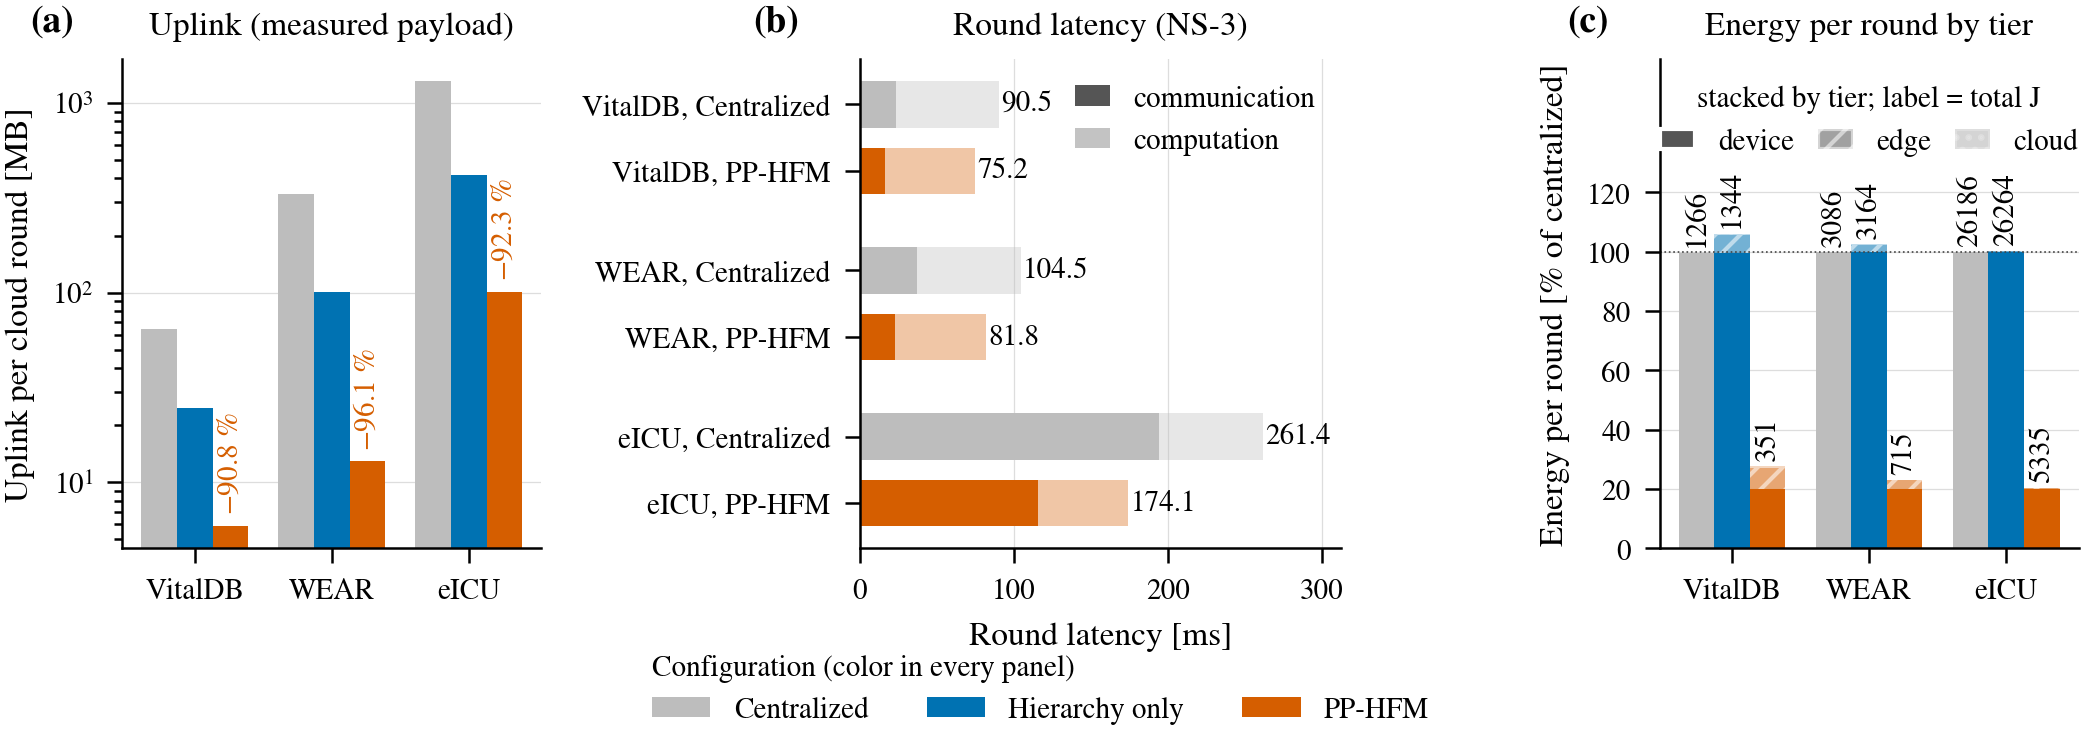

Source code (Python):
"""fig09_system_cost.py — Fig. 9: system cost per deployment (paper/figs.md, Fig. 9).

(a) uplink per cloud round, measured from the deployed compressor
    (results/phase5/uplink_measured_<ds>.json);
(b) round latency, communication + compute, packet-level NS-3
    (results/ns3/ns3_results_<ds>.csv, mean over rounds);
(c) energy per round by tier, CloudSim (results/cloudsim/cloudsim_results_<ds>.csv),
    shown as a share of the centralized total with the absolute value printed.

A deployment appears in a panel only when its result file exists, so eICU
fills in by itself once its NS-3 run has written ns3_results_eicu.csv."""
import csv
import json
from collections import defaultdict
import numpy as np
from _figstyle import plt, RES, DOUBLE, C, NAME, panel, ygrid, save

DS = ("vitaldb", "wear", "eicu")
SHORT = dict(vitaldb="VitalDB", wear="WEAR", eicu="eICU")
ARM = dict(CentralizedFL="Centralized", HierarchicalFL_NoDP="Hierarchy only",
           HFL_Proposed="PP-HFM")
ARM_C = dict(CentralizedFL="#BDBDBD",   # light grey: distinct from vermilion in greyscale
            HierarchicalFL_NoDP=C["record"],
             HFL_Proposed=C["indiv"])


def means(path, cols):
    acc = defaultdict(lambda: defaultdict(list))
    for r in csv.DictReader(open(path)):
        for c in cols:
            acc[r["scenario"]][c].append(float(r[c]))
    return {s: {c: float(np.mean(v)) for c, v in d.items()} for s, d in acc.items()}


def uplink(ax):
    rows = []
    for ds in DS:
        p = RES / "phase5" / f"uplink_measured_{ds}.json"
        if p.exists():
            u = json.load(open(p))
            rows.append((ds, [u["centralized_mb_per_round"],
                              u["system"]["full_model"]["mb_per_round"],
                              u["system"]["head_only"]["mb_per_round"]],
                         u["system"]["head_only"]["reduction_pct"]))
    w = 0.26
    for i, (ds, v, red) in enumerate(rows):
        for j, arm in enumerate(ARM):
            ax.bar(i + (j - 1) * w, v[j], w, color=ARM_C[arm],
                   label=ARM[arm] if i == 0 else None)
        ax.text(i + w, v[2] * 1.15, f"$-${red:.1f} %", ha="center", va="bottom",
                fontsize=7, color=C["indiv"], rotation=90)
    ax.set_yscale("log")
    ax.set_xticks(range(len(rows)), [SHORT[d] for d, *_ in rows])
    ax.set_ylabel("Uplink per cloud round [MB]")
    ax.set_title("Uplink (measured payload)", fontsize=8)
    ygrid(ax)


def latency(ax):
    rows = []
    for ds in DS:
        p = RES / "ns3" / f"ns3_results_{ds}.csv"
        if p.exists():
            m = means(p, ("L_comm_ms", "L_total_ms"))
            rows.append((ds, m))
    y, labels = 0, []
    for ds, m in rows:
        for arm in ("CentralizedFL", "HFL_Proposed"):
            comm, tot = m[arm]["L_comm_ms"], m[arm]["L_total_ms"]
            ax.barh(y, comm, 0.7, color=ARM_C[arm])
            ax.barh(y, tot - comm, 0.7, left=comm, color=ARM_C[arm], alpha=0.35)
            ax.text(tot + 1.5, y, f"{tot:.1f}", va="center", fontsize=7)
            labels.append(f"{SHORT[ds]}, {ARM[arm]}")
            y += 1
        y += 0.5
    ax.set_yticks([i + 0.5 * (i // 2) for i in range(len(labels))], labels)
    ax.invert_yaxis()
    ax.set_xlabel("Round latency [ms]")
    ax.set_title("Round latency (NS-3)", fontsize=8)
    from matplotlib.patches import Patch
    ax.legend(handles=[Patch(fc="#555555", label="communication"),
                       Patch(fc="#555555", alpha=0.35, label="computation")],
              loc="upper right", fontsize=7, handlelength=1.2)
    ax.xaxis.grid(True, lw=0.3, color="#DDDDDD"); ax.set_axisbelow(True)
    if rows:
        ax.set_xlim(0, max(m[a]["L_total_ms"] for _, m in rows for a in m) * 1.18)
    if len(rows) < len(DS):
        miss = ", ".join(SHORT[d] for d in DS if d not in dict(rows))
        ax.text(0.98, 0.02, f"{miss}: pending", transform=ax.transAxes, ha="right",
                fontsize=7, style="italic", color=C["ctrl"])


def energy(ax):
    tiers = (("iot_energy_J", "device", 1.0, None), ("edge_energy_J", "edge", 0.55, "////"),
             ("cloud_energy_J", "cloud", 0.25, "...."))
    rows = []
    for ds in DS:
        p = RES / "cloudsim" / f"cloudsim_results_{ds}.csv"
        if p.exists():
            rows.append((ds, means(p, [t[0] for t in tiers] + ["total_energy_J"])))
    w = 0.26
    for i, (ds, m) in enumerate(rows):
        base = m["CentralizedFL"]["total_energy_J"]
        for j, arm in enumerate(ARM):
            x, bot = i + (j - 1) * w, 0.0
            for col, tier, a, hat in tiers:
                h = 100 * m[arm][col] / base
                ax.bar(x, h, w, bottom=bot, color=ARM_C[arm], alpha=a, lw=0,
                       hatch=hat, edgecolor="white")
                bot += h
            ax.text(x, bot + 2, f"{m[arm]['total_energy_J']:.0f}", ha="center",
                    va="bottom", fontsize=7, rotation=90)
    ax.axhline(100, color="#444444", lw=0.4, ls=":")
    ax.set_xticks(range(len(rows)), [SHORT[d] for d, _ in rows])
    ax.set_ylim(0, 165)
    ax.set_yticks(range(0, 121, 20))
    ax.set_ylabel("Energy per round [% of centralized]")
    ax.set_title("Energy per round by tier", fontsize=8)
    ygrid(ax)
    # tier key, in grey so it does not compete with the arm colours
    from matplotlib.patches import Patch
    ax.legend(handles=[Patch(fc="#555555", alpha=a, hatch=hat, ec="white",
                             label=f"{tier}") for _, tier, a, hat in tiers],
              loc="upper center", ncol=3, fontsize=7, handlelength=1.2,
              columnspacing=0.8, title="stacked by tier; label = total J",
              title_fontsize=7)


def main():
    fig, axs = plt.subplots(1, 3, figsize=(DOUBLE, 2.6),
                            gridspec_kw=dict(width_ratios=(1, 1.15, 1)))
    uplink(axs[0]); latency(axs[1]); energy(axs[2])
    h0, l0 = axs[0].get_legend_handles_labels()
    fig.legend(h0, l0, loc="lower center", ncol=3, bbox_to_anchor=(0.5, -0.01),
               title="Configuration (color in every panel)", title_fontsize=7,
               alignment="left")
    for ax, L in zip(axs, "abc"):
        panel(ax, L, x=-0.22)
    fig.tight_layout(w_pad=1.2, rect=(0, 0.07, 1, 1))
    save(fig, "fig09_system_cost")


if __name__ == "__main__":
    main()
